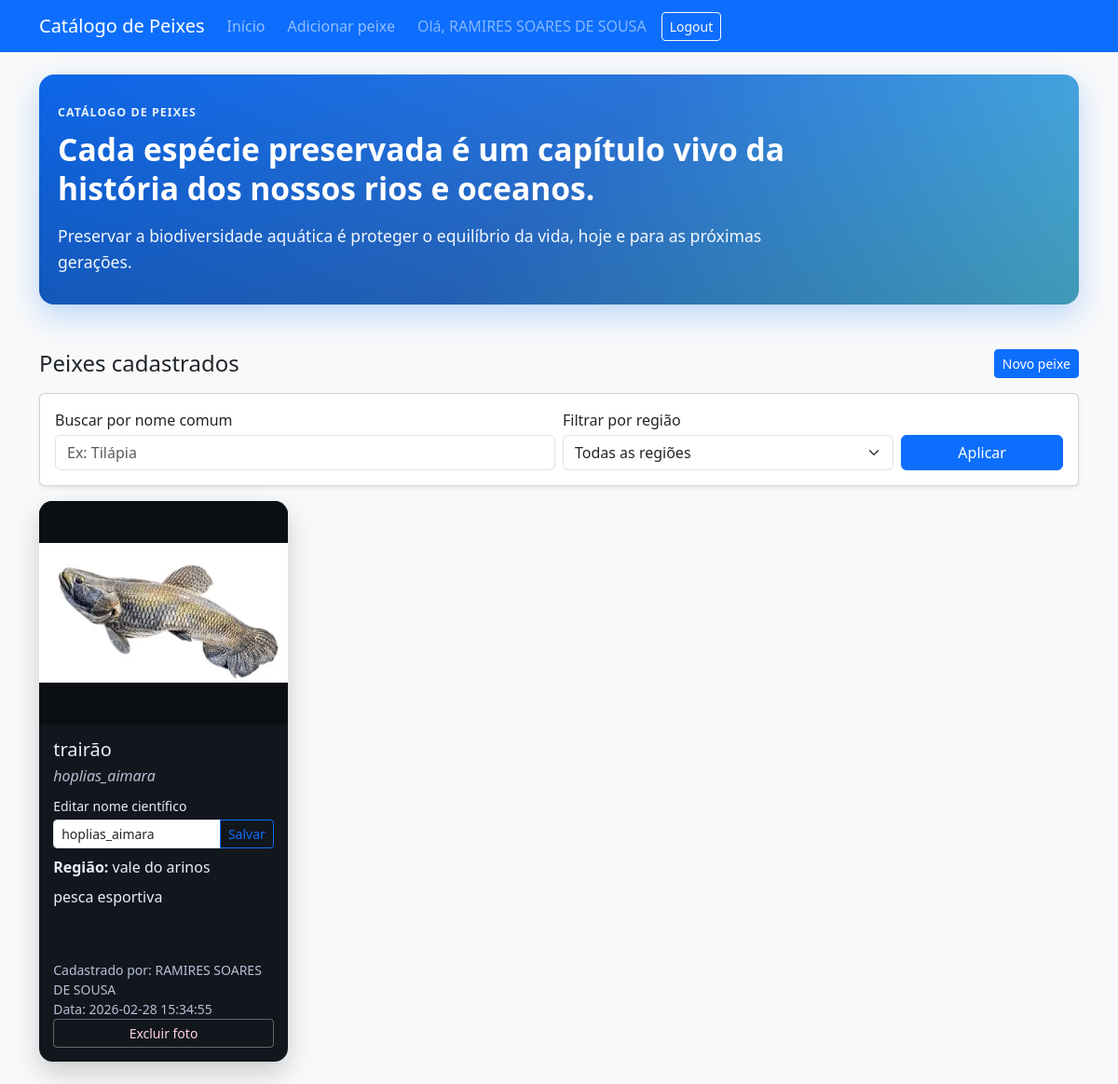
The app's page /inicio (signed in), older data.
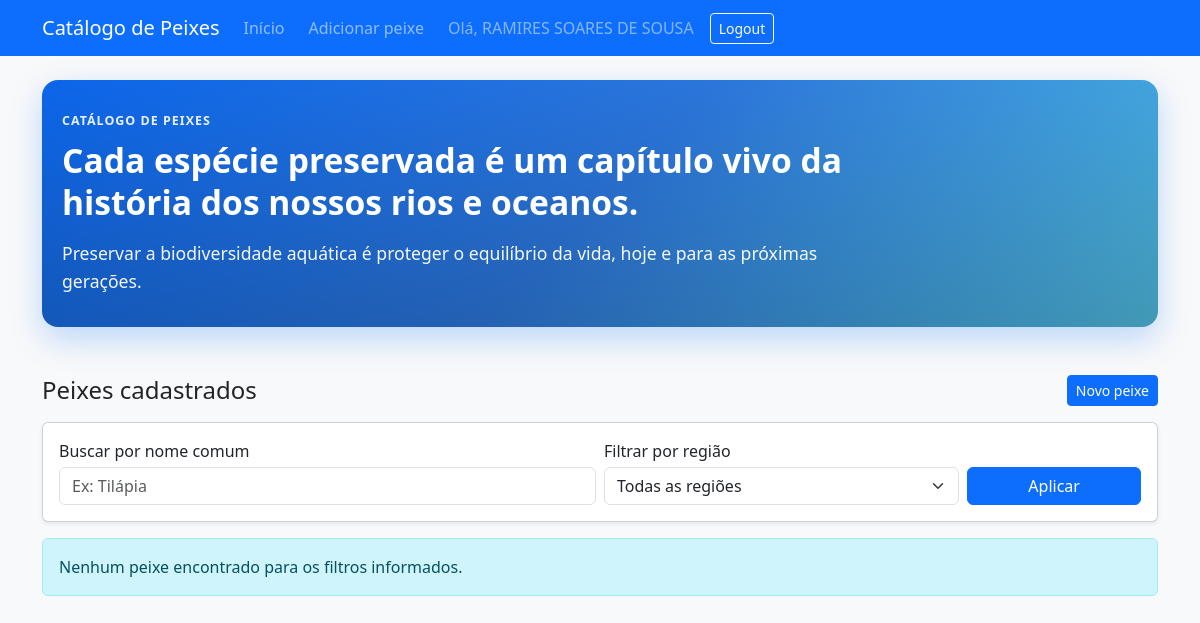
The same page, newer data.
### tables this page shows
CREATE TABLE users (
		id INTEGER PRIMARY KEY AUTOINCREMENT,
		nome TEXT NOT NULL,
		email TEXT NOT NULL UNIQUE,
		senha TEXT NOT NULL,
		data_criacao TEXT NOT NULL
	);

CREATE TABLE peixes (
		id INTEGER PRIMARY KEY AUTOINCREMENT,
		nome_comum TEXT NOT NULL,
		nome_cientifico TEXT NOT NULL,
		regiao TEXT NOT NULL,
		descricao TEXT NOT NULL,
		imagem_url TEXT NOT NULL,
		user_id INTEGER NOT NULL,
		data_postagem TEXT NOT NULL,
		FOREIGN KEY (user_id) REFERENCES users(id)
	);

### app.py (the view)
@app.route("/inicio")
@login_required
def index():
	q = request.args.get("q", "").strip()
	regiao = request.args.get("regiao", "").strip()
	query = """
	SELECT
		p.id,
		p.nome_comum,
		p.nome_cientifico,
		p.regiao,
		p.descricao,
		p.imagem_url,
		p.user_id,
		p.data_postagem,
		u.nome AS usuario_nome
	FROM peixes p
	JOIN users u ON u.id = p.user_id
	WHERE 1=1
	"""
	params = []
	if q:
		query += " AND p.nome_comum LIKE ?"
		params.append(f"%{q}%")
	if regiao:
		query += " AND p.regiao = ?"
		params.append(regiao)
	query += " ORDER BY datetime(p.data_postagem) DESC"
	with get_db_connection() as conn:
		peixes_db = conn.execute(query, params).fetchall()
		regioes = conn.execute("SELECT DISTINCT regiao FROM peixes ORDER BY regiao").fetchall()
	current_user_id = session.get("user_id")
	current_user_is_admin = is_admin_user(current_user_id)
	peixes = []
	for peixe in peixes_db:
		peixe_dict = dict(peixe)
		peixe_dict["imagem_src"] = resolve_image_src(peixe_dict.get("imagem_url"))
		peixe_dict["is_owner"] = peixe_dict["user_id"] == current_user_id
		peixe_dict["can_delete"] = can_delete_peixe(current_user_id, peixe_dict["user_id"], peixe_dict["data_postagem"])
		peixe_dict["delete_window_expired"] = peixe_dict["is_owner"] and not current_user_is_admin and not is_within_delete_window(peixe_dict["data_postagem"])
		peixes.append(peixe_dict)
	return render_template(
		"index.html",
		peixes=peixes,
		q=q,
		regiao_selecionada=regiao,
		regioes=[item["regiao"] for item in regioes],
	)

### app.py (called while the page is built, shortened)
def get_db_connection() -> sqlite3.Connection:
	conn = sqlite3.connect(DB_PATH)
	conn.row_factory = sqlite3.Row
	conn.execute("PRAGMA foreign_keys = ON")
	return conn

def resolve_image_src(imagem_url: str) -> str:
	if not imagem_url:
		return ""
	value = imagem_url.strip()
	if value.startswith("http://") or value.startswith("https://"):
		return value
	if value.startswith("/static/"):
		return value
	if value.startswith("static/"):
		return f"/{value}"
	if value.startswith("uploads/"):
		return url_for("static", filename=value)
	return url_for("static", filename=f"uploads/{value}")

def is_admin_user(user_id: int) -> bool:
	if not user_id:
		return False
	if user_id in ADMIN_USER_IDS:
		return True

def can_delete_peixe(current_user_id: int, peixe_user_id: int, data_postagem: str) -> bool:
	if is_admin_user(current_user_id):
		return True
	if current_user_id != peixe_user_id:
		return False
	return is_within_delete_window(data_postagem)

def login_required(f):
	@wraps(f)
	def decorated_function(*args, **kwargs):
		if "user_id" not in session:
			return redirect(url_for("login"))
		return f(*args, **kwargs)
	return decorated_function

@app.context_processor
def inject_logged_user():
	return {
		"logged_user_name": session.get("user_nome"),
		"logged_user_id": session.get("user_id"),
	}

### templates/index.html (shortened to what this page needs)
{% extends 'base.html' %}
{% block content %}
<section class="hero-aquatico mb-4 mb-md-5">
    <div class="hero-aquatico-overlay">
        <p class="hero-kicker mb-2">Catálogo de Peixes</p>
        <h1 class="hero-title mb-3">Cada espécie preservada é um capítulo vivo da história dos nossos rios e oceanos.</h1>
        <p class="hero-subtitle mb-0">Preservar a biodiversidade aquática é proteger o equilíbrio da vida, hoje e para as próximas gerações.</p>
    </div>
</section>
<div class="d-flex flex-column flex-md-row justify-content-between align-items-md-center gap-2 mb-3">
    <h2 class="h4 mb-0">Peixes cadastrados</h2>
    {% if logged_user_id %}
        <a href="{{ url_for('adicionar_peixe') }}" class="btn btn-primary btn-sm mobile-full-btn">Novo peixe</a>
    {% else %}
        <a href="{{ url_for('login') }}" class="btn btn-outline-primary btn-sm mobile-full-btn">Faça login para cadastrar</a>
    {% endif %}
</div>
<div class="card shadow-sm mb-3">
    <div class="card-body">
        <form method="get" class="row g-2 align-items-end">
            <div class="col-12 col-md-6">
                <label for="q" class="form-label mb-1">Buscar por nome comum</label>
                <input type="text" class="form-control" id="q" name="q" placeholder="Ex: Tilápia" value="{{ q }}">
            </div>
            <div class="col-12 col-md-4">
                <label for="regiao" class="form-label mb-1">Filtrar por região</label>
                <select class="form-select" id="regiao" name="regiao">
                    <option value="">Todas as regiões</option>
                </select>
            </div>
            <div class="col-12 col-md-2 d-grid">
                <button type="submit" class="btn btn-primary">Aplicar</button>
            </div>
        </form>
    </div>
</div>
{% if peixes %}
    <div class="fish-grid" id="fishGrid">
        {% for peixe in peixes %}
            <article class="fish-card">
                {% if peixe['imagem_src'] %}
                    <button type="button" class="fish-image-button" data-fish-image="{{ peixe['imagem_src'] }}" data-fish-name="{{ peixe['nome_comum'] }}" aria-label="Ampliar imagem de {{ peixe['nome_comum'] }}">
                        <img src="{{ peixe['imagem_src'] }}" class="fish-card-image fish-image" alt="Foto de {{ peixe['nome_comum'] }}">
                    </button>
                {% else %}
                    <div class="fish-card-image d-flex align-items-center justify-content-center text-muted">Imagem indisponivel</div>
                {% endif %}
                <div class="card-body fish-card-body">
                        <h2 class="h5 card-title mb-1">{{ peixe['nome_comum'] }}</h2>
                        <p class="text-muted mb-2"><em>{{ peixe['nome_cientifico'] }}</em></p>
                        {% if peixe['is_owner'] %}
                            <form method="post" action="{{ url_for('editar_nome_cientifico', peixe_id=peixe['id']) }}" class="mb-2">
                                <label for="nome_cientifico_{{ peixe['id'] }}" class="form-label mb-1 small">Editar nome científico</label>
                                <div class="input-group input-group-sm">
                                    <input type="text" id="nome_cientifico_{{ peixe['id'] }}" name="nome_cientifico" class="form-control" value="{{ peixe['nome_cientifico'] }}" required>
                                    <button type="submit" class="btn btn-outline-primary">Salvar</button>
                                </div>
                            </form>
                        {% endif %}
                        <p class="mb-2"><strong>Região:</strong> {{ peixe['regiao'] }}</p>
                        <p class="card-text mb-2">{{ peixe['descricao'] }}</p>
                        <small class="text-muted d-block">Cadastrado por: {{ peixe['usuario_nome'] }}</small>
                        <small class="text-muted">Data: {{ peixe['data_postagem'] }}</small>
                        {% if peixe['can_delete'] %}
                            <form method="post" action="{{ url_for('deletar_peixe', peixe_id=peixe['id']) }}" class="mt-2" onsubmit="return confirm('Deseja excluir esta foto?');">
                                <button type="submit" class="btn btn-outline-danger btn-sm w-100">Excluir foto</button>
                            </form>
                        {% elif peixe['delete_window_expired'] %}
                            <small class="text-muted d-block mt-2">Prazo de 20 minutos expirado. Apenas administrador pode excluir agora.</small>
                        {% endif %}
                </div>
            </article>
        {% endfor %}
    </div>
{% else %}
    <div class="alert alert-info mb-0" role="alert">
        Nenhum peixe encontrado para os filtros informados.
    </div>
{% endif %}
{% endblock %}

### templates/base.html (shortened to what this page needs)
<!doctype html>
<html lang="pt-BR">
<head>
    <link href="https://cdn.jsdelivr.net/npm/bootstrap@5.3.3/dist/css/bootstrap.min.css" rel="stylesheet">
    <link rel="stylesheet" href="{{ url_for('static', filename='css/styles.css') }}">
</head>
<body class="bg-light">
<nav class="navbar navbar-expand-lg navbar-dark bg-primary mb-4">
    <div class="container">
        <a class="navbar-brand" href="{{ url_for('boas_vindas') }}">Catálogo de Peixes</a>
        <div class="collapse navbar-collapse mt-2 mt-lg-0" id="menuNavbar">
            <ul class="navbar-nav ms-auto align-items-lg-center gap-2 gap-lg-2 w-100 w-lg-auto">
                <li class="nav-item">
                    <a class="nav-link" href="{{ url_for('boas_vindas') }}">Início</a>
                </li>
                {% if logged_user_id %}
                    <li class="nav-item">
                        <a class="nav-link" href="{{ url_for('adicionar_peixe') }}">Adicionar peixe</a>
                    </li>
                    <li class="nav-item">
                        <span class="nav-link text-white-50">Olá, {{ logged_user_name }}</span>
                    </li>
                    <li class="nav-item">
                        <a class="btn btn-outline-light btn-sm nav-action-btn" href="{{ url_for('logout') }}">Logout</a>
                    </li>
                {% endif %}
            </ul>
        </div>
    </div>
</nav>
<main class="container pb-4">
    {% block content %}{% endblock %}
</main>
</body>
</html>

### static/css/styles.css (style rules this page uses)
.hero-aquatico { border-radius: 1rem; overflow: hidden; background: linear-gradient(135deg, #0d6efd 0%, #2f80ed 50%, #56ccf2 100%); box-shadow: 0 0.75rem 2rem rgba(13, 110, 253, 0.25); }
.hero-aquatico-overlay { padding: 2rem 1.25rem; background: linear-gradient(180deg, rgba(0, 0, 0, 0.08), rgba(0, 0, 0, 0.25)); color: #fff; }
.hero-kicker { text-transform: uppercase; letter-spacing: 0.08em; font-size: 0.78rem; font-weight: 600; opacity: 0.9; }
.hero-title { font-size: clamp(1.5rem, 2.8vw, 2.2rem); line-height: 1.25; font-weight: 700; max-width: 900px; }
.hero-subtitle { font-size: clamp(0.95rem, 1.8vw, 1.1rem); line-height: 1.6; max-width: 760px; opacity: 0.95; }
.mobile-full-btn, .nav-action-btn { width: 100%; }
@media (min-width: 576px) { .mobile-full-btn { width: auto; } }
@media (min-width: 992px) { .nav-action-btn { width: auto; } }

Row changes from the older to the newer data that the page shows:
no longer on this page (row unchanged): users: nome "RAMIRES SOARES DE SOUSA"
removed peixes: nome_comum "trairão", nome_cientifico "hoplias_aimara", regiao "vale do arinos", descricao "pesca esportiva", usuario_nome "RAMIRES SOARES DE SOUSA", data_postagem "2026-02-28 15:34:55"
Text that changed along with them:
{{ logged_user_name }}: (not shown) → "RAMIRES SOARES DE SOUSA"
text now shown: "Nenhum peixe encontrado para os filtros informados."
